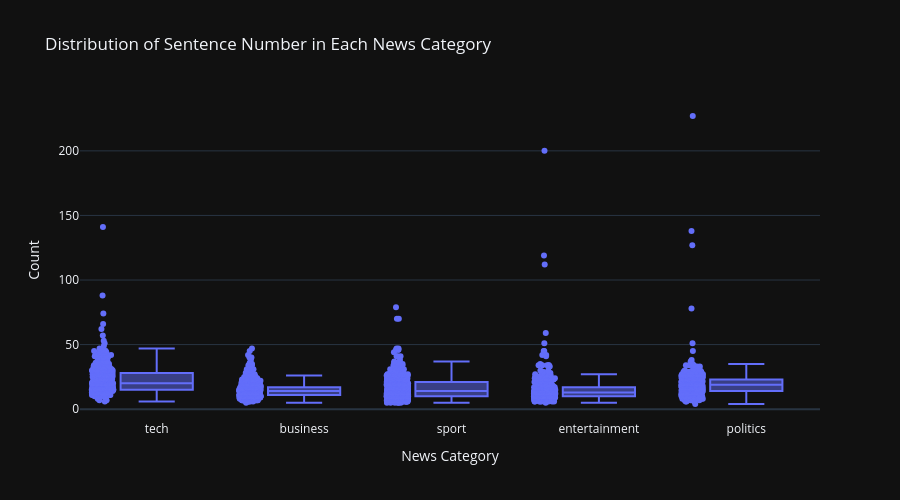

Notebook cell for this chart:
### Code cell
# distribution of sentence_number for each news category
fig = px.box(data, x='category', y='sentence_number', points='all', 
             width=900, height=500, 
             template='plotly_dark', 
             title='Distribution of Sentence Number in Each News Category')

fig.update_layout(
    xaxis = dict(
        title = 'News Category'
    ),
    yaxis = dict(
        title = 'Count'
    )
)

fig.show()

### Figure 1 — Plotly figure (JSON) as saved in the notebook; plotly's stock layout.template omitted (floating-point values rounded to 4 significant figures; data arrays with more than 128 entries replaced by an {"elided": "..."} marker saying what was removed)
{"data": [{"alignmentgroup": "True", "boxpoints": "all", "hovertemplate": "category=%{x}<br>sentence_number=%{y}<extra></extra>", "legendgroup": "", "marker": {"color": "#636efa"}, "name": "", "notched": false, "offsetgroup": "", "orientation": "v", "showlegend": false, "type": "box", "x": {"elided": "2225 str values"}, "x0": " ", "xaxis": "x", "y": {"elided": "2225 int values"}, "y0": " ", "yaxis": "y"}], "layout": {"boxmode": "group", "height": 500, "legend": {"tracegroupgap": 0}, "title": {"text": "Distribution of Sentence Number in Each News Category"}, "width": 900, "xaxis": {"anchor": "y", "autorange": true, "domain": [0, 1], "range": [-0.5204, 4.5], "title": {"text": "News Category"}, "type": "category"}, "yaxis": {"anchor": "x", "autorange": true, "domain": [0, 1], "range": [-8.389, 239.4], "title": {"text": "Count"}, "type": "linear"}}}
